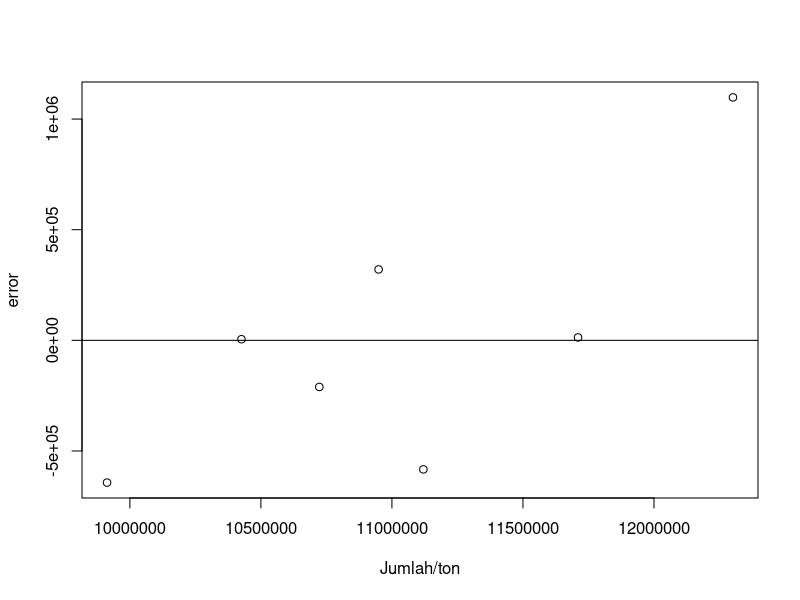
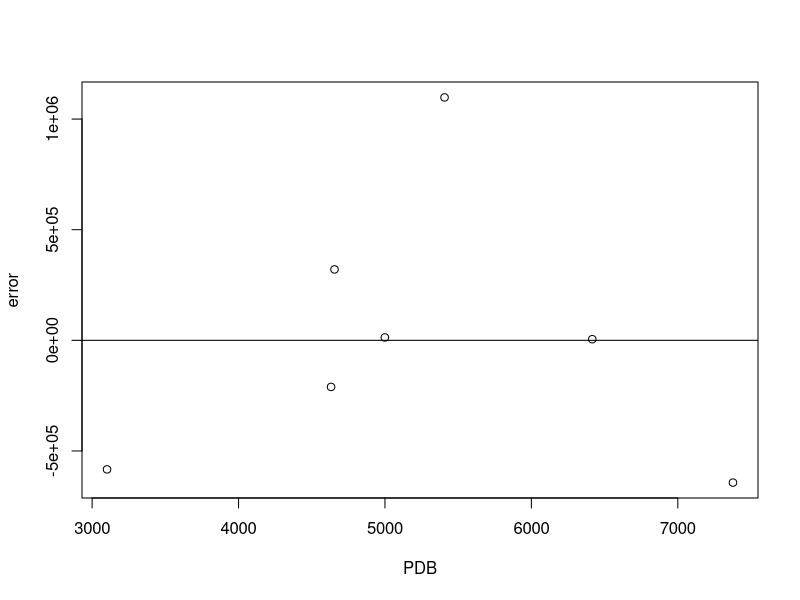

Write the R code that produced these figures, in order.
## ---- chunk 1
#| warning: false
#| echo: true
library(readxl) 
library(tidyverse) 
dat <- read_excel("data metopel.xlsx")
## ---- chunk 2
setwd('C:/Users/LISDA/Documents/metopel tugas')
library(readxl) 
reg2<-lm(data=dat,Y~X+S)
summary(reg2)
## ---- chunk 3
library(readxl)
dat$m<-resid(reg2)
plot(dat$Y,dat$m,xlab="Jumlah/ton",ylab="error")
abline(h=0)
## ---- chunk 4
library(readxl)
dat$m<-resid(reg2)
plot(dat$X,dat$m,xlab="PDB",ylab="error")
abline(h=0)
## ---- chunk 5
reg2<-lm(data=dat,Y~X+S)
summary(reg2)
